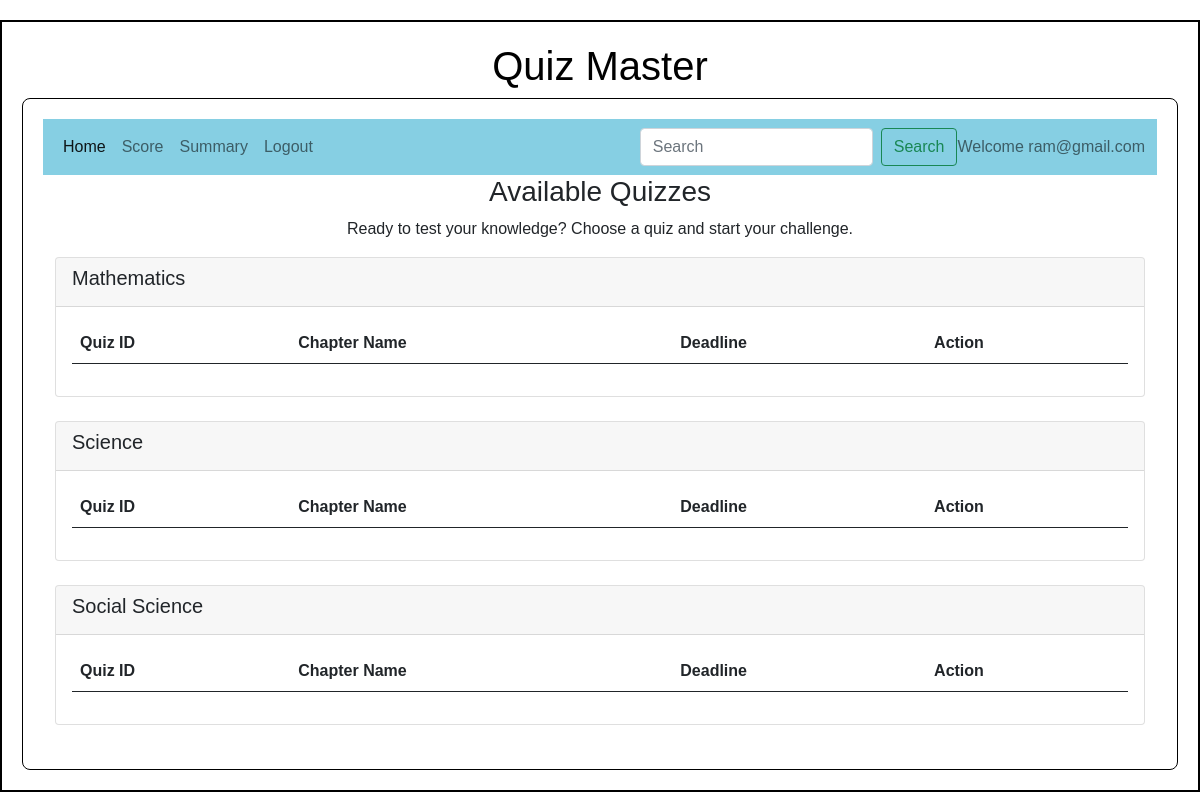
Page /user/ram@gmail.com on the committed database.
### backend/models.py (models this page shows)
class Subject(db.Model):
    __tablename__ = "subject"
    s_id = db.Column(db.Integer, primary_key=True, autoincrement=True)
    sname = db.Column(db.String, unique=True, nullable=False)
    s_description = db.Column(db.String, nullable=False)
    chapters = db.relationship("Chapter", cascade="all,delete", backref="subject", lazy=True)

### backend/controllers.py (the view)
@app.route("/user/<name>")
def student_dashboard(name):
    quizzes = get_quizzes()
    chapters = get_chapters()
    subjects = Subject.query.options(db.joinedload(Subject.chapters).joinedload(Chapter.quizzes)).all()
    dt_time_now = datetime.today().strftime('%Y-%m-%dT%H:%M')
    dt_time_now = datetime.strptime(dt_time_now,"%Y-%m-%dT%H:%M")
    return render_template("student_dashboard.html",name = name, quizzes = quizzes, chapters = chapters, subjects = subjects, dt_time_now = dt_time_now)

### backend/controllers.py (called while the page is built)
def get_quizzes():
    quizzes = Quiz.query.all()
    return quizzes

def get_chapters():
    chapters = Chapter.query.all()
    return chapters

### templates/student_dashboard.html (shortened to what this page needs)
{% extends "student_layout.html" %}
{% block content %}
<div class="container">
    {% if query %}
        <h3 class="text-center">Search Results for "{{ query }}"</h3>
        {% if subjects %}
            <h4>Subjects</h4>
            <div class="row">
                {% for subject in subjects %}
                    <div class="col-md-6 mb-4">
                        <div class="card">
                            <div class="card-header">
                                <h5 class="card-title">{{ subject.sname }}</h5>
                            </div>
                            <div class="card-body">
                                <table class="table table-striped">
                                    <thead>
                                        <tr>
                                            <th>Quiz ID</th>
                                            <th>Chapter Name</th>
                                            <th>Deadline</th>
                                            <th>Action</th>
                                        </tr>
                                    </thead>
                                    <tbody>
                                        {% for chapter in subject.chapters %}
                                        {% for quiz in chapter.quizzes %}
                                        {% if quiz.q_deadline >= dt_time_now%}
                                        <tr>
                                            <td>{{ quiz.q_id }}</td>
                                            <td>{{ chapter.cname }}</td>
                                            <td>{{ quiz.q_deadline.strftime('%Y-%m-%d %H:%M') }}</td>
                                            <td><a href="/take_quiz/{{ quiz.q_id }}/{{ name }}" class="btn btn-primary">Take Quiz</a></td>
                                        </tr>
                                        {% endif %}
                                        {% endfor %}
                                        {% endfor %}
                                    </tbody>
                                </table>
                            </div>
                        </div>
                    </div>
                {% endfor %}
            </div>
        {% endif %}
        {% if chapters %}
            <h4>Chapters</h4>
            <div class="row">
                {% for chapter in chapters %}
                    <div class="col-md-6 mb-4">
                        <div class="card">
                            <div class="card-header">
                                <h5 class="card-title">{{ chapter.cname }}</h5>
                            </div>
                            <div class="card-body">
                                <p><strong>Subject: {{ chapter.subject.sname }}, search with subject name and take quiz.</strong></p>
                            </div>
                        </div>
                    </div>
                {% endfor %}
            </div>
        {% endif %}
        {% if quizzes %}
            <h4>Quizzes</h4>
            <table class="table table-striped">
                <thead>
                    <tr>
                        <th>Quiz ID</th>
                        <th>Chapter Name</th>
                        <th>Deadline</th>
                        <th>Action</th>
                    </tr>
                </thead>
                <tbody>
                    {% for quiz in quizzes %}
                    {% if quiz.q_deadline >= dt_time_now%}
                        <tr>
                            <td>{{ quiz.q_id }}</td>
                            <td>{{ quiz.chapter.cname }}</td>
                            <td>{{ quiz.q_deadline.strftime('%Y-%m-%d %H:%M') }}</td>
                            <td>
                                <a href="/take_quiz/{{ quiz.q_id }}/{{ name }}" class="btn btn-primary">Take Quiz</a>
                            </td>
                        </tr>
                    {% endif %}
                    {% endfor %}
                </tbody>
            </table>
        {% endif %}
        {% if not subjects and not chapters and not quizzes %}
            <p class="text-center">No results found.</p>
        {% endif %}
    {% else %}
        <h3 class="text-center">Available Quizzes</h3>
        <p class="text-center">Ready to test your knowledge? Choose a quiz and start your challenge.</p>
        {% if subjects %}
            {% for subject in subjects %}
                <div class="card mb-4">
                    <div class="card-header">
                        <h5 class="card-title">{{ subject.sname }}</h5>
                    </div>
                    <div class="card-body">
                        {% if quizzes %}
                        <table class="table table-striped">
                            <thead>
                                <tr>
                                    <th>Quiz ID</th>
                                    <th>Chapter Name</th>
                                    <th>Deadline</th>
                                    <th>Action</th>
                                </tr>
                            </thead>
                        </table>
                        {% endif %}
                    </div>
                </div>
            {% endfor %}
        {% else %}
            <p class="text-center">No subjects or quizzes available at the moment.</p>
        {% endif %}
    {% endif %}
</div>
{% endblock %}

### static/styles/main.css (style rules this page uses)
* { font-family: 'Arial', sans-serif; margin: 0; padding: 0;; }

### rows in the picture
Subject: sname "Mathematics"
Subject: sname "Science"
Subject: sname "Social Science"

### other values in the picture
{{ name }} "ram@gmail.com"
